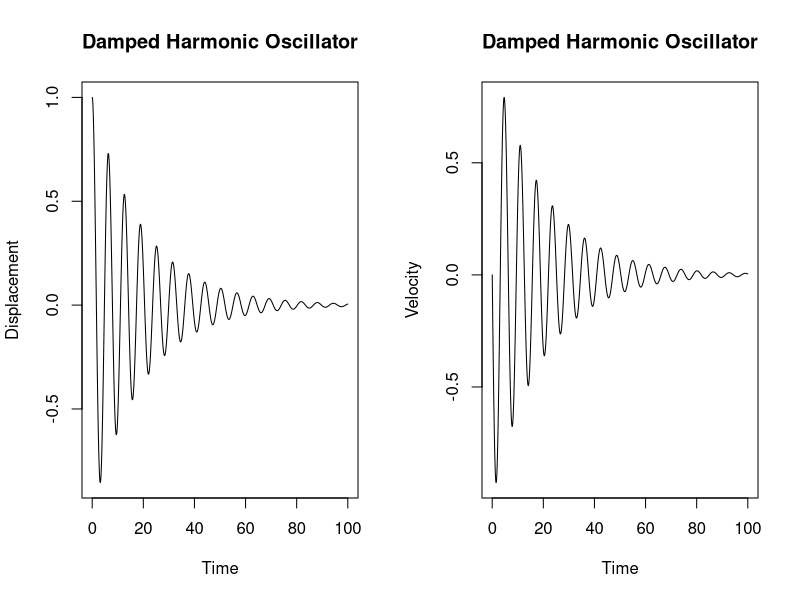

Reproduce this figure in R. (Note: this script raises an error after producing the figure.)
library(deSolve)

# Parameters
m <- 1.0   # mass
b <- 0.1   # damping coefficient
k <- 1.0   # spring constant

# Differential equation
oscillator <- function(t, state, parameters) {
  with(as.list(c(state, parameters)), {
    # The system of equations
    dxdt <- v
    dvdt <- -(b/m) * v - (k/m) * x
    list(c(dxdt, dvdt))
  })
}

# Initial state
state <- c(x = 1, v = 0)  # Initial displacement and velocity

# Time sequence
times <- seq(0, 100, by = .01)

# Solve the differential equation
parameters <- c(b = b, k = k, m = m)
out <- ode(y = state, times = times, func = oscillator, parms = parameters)

# Plot
plot(out, xlab = "Time", ylab = c("Displacement", 'Velocity'), main = "Damped Harmonic Oscillator")

# Create a data frame for ggplot
data <- data.frame(Time = out[,'time'], Displacement = out[, "x"], Velocity = out[, "v"])

# Create the plot using ggplot2 for both displacement and velocity
data %>% 
  pivot_longer(cols = c('Displacement', 'Velocity'),
               names_to = 'Variable',
               values_to = 'Value') %>% 
  ggplot(aes(x = Time, y = Value, color = Variable)) +
  geom_line() +
  labs(x = "Time", y = "Value", title = "Damped Harmonic Oscillator") +
  theme_minimal()

data %>% 
  ggplot(aes(x = Displacement, y = Velocity)) +
  geom_path() +
  labs(x = "Displacement", y = "Velocity", title = "Damped Harmonic Oscillator") +
  theme_minimal()
